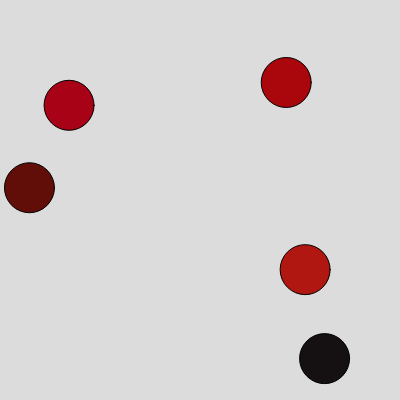
Frame 1 (no input)
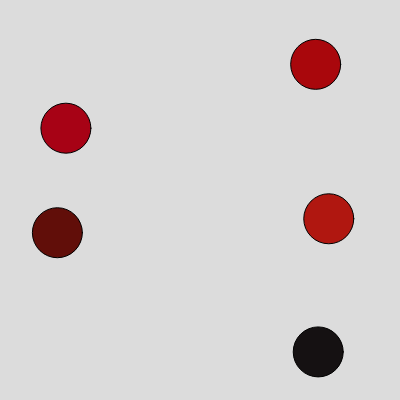
Frame 60 (no input)
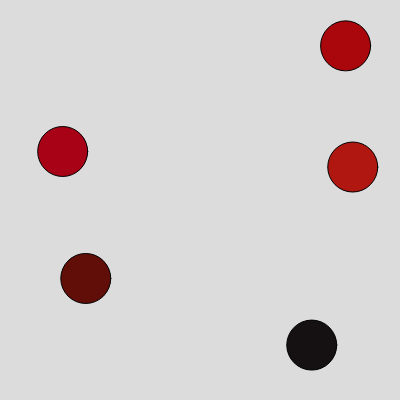
Frame 120 (the mouse pressed at the canvas centre since frame 60)

The p5.js sketch that drew these frames (run headless with seeded random() and noise() and a simulated clock; from frame 60 on, the mouse is pressed at the canvas centre):

// p5.js sketch
// ── sketch.js
let numObjects = 5;
let x = [];
let y = [];
let xspeed = [];
let yspeed = [];
let colors = [];


function setup() {
  createCanvas(400, 400);

for (let i = 0; i < numObjects; i++) {
  x[i] = random(width);
  y[i] = random(height);
  xspeed[i] = random(-1, 1);
  yspeed[i] = random(-1, 1);
  colors[i] = color(random(210), random(25), random(50));
}
}


function draw() {
  background(220);

for (let i = 0; i < numObjects; i++)   {
  if (x[i] < 0 || x[i] > width) {
    xspeed[i] *= -1;
  }

  if (y[i] < 0 || y[i] > height) {
    yspeed[i] *= -1;
  }

  x[i] += xspeed[i];
  y[i] += yspeed[i];

  //circle colors
    
    fill(colors[i]);
    circle(x[i], y[i], 50); }
} 
